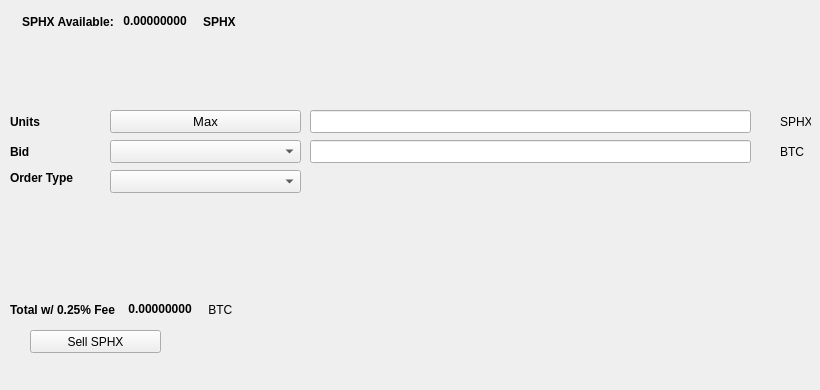
   <widget class="QWidget" name="SellTab">
    <attribute name="title">
     <string>Sell</string>
    </attribute>
    <widget class="QLabel" name="label_16">
     <property name="geometry">
      <rect>
       <x>780</x>
       <y>140</y>
       <width>31</width>
       <height>23</height>
      </rect>
     </property>
     <property name="text">
      <string>BTC</string>
     </property>
    </widget>
    <widget class="QComboBox" name="SellBidcomboBox">
     <property name="geometry">
      <rect>
       <x>110</x>
       <y>140</y>
       <width>191</width>
       <height>23</height>
      </rect>
     </property>
     <property name="font">
      <font>
       <pointsize>10</pointsize>
      </font>
     </property>
    </widget>
    <widget class="QLabel" name="label_18">
     <property name="geometry">
      <rect>
       <x>10</x>
       <y>110</y>
       <width>46</width>
       <height>23</height>
      </rect>
     </property>
     <property name="font">
      <font>
       <weight>75</weight>
       <bold>true</bold>
      </font>
     </property>
     <property name="text">
      <string>Units</string>
     </property>
    </widget>
    <widget class="QPushButton" name="Sell_Max_Amount">
     <property name="geometry">
      <rect>
       <x>110</x>
       <y>110</y>
       <width>191</width>
       <height>23</height>
      </rect>
     </property>
     <property name="font">
      <font>
       <pointsize>10</pointsize>
      </font>
     </property>
     <property name="text">
      <string>Max</string>
     </property>
    </widget>
    <widget class="QLabel" name="label_20">
     <property name="geometry">
      <rect>
       <x>10</x>
       <y>170</y>
       <width>91</width>
       <height>16</height>
      </rect>
     </property>
     <property name="font">
      <font>
       <weight>75</weight>
       <bold>true</bold>
      </font>
     </property>
     <property name="text">
      <string>Order Type</string>
     </property>
    </widget>
    <widget class="QComboBox" name="SellOrdertypeCombo">
     <property name="geometry">
      <rect>
       <x>110</x>
       <y>170</y>
       <width>191</width>
       <height>23</height>
      </rect>
     </property>
     <property name="font">
      <font>
       <pointsize>10</pointsize>
      </font>
     </property>
    </widget>
    <widget class="QLabel" name="label_21">
     <property name="geometry">
      <rect>
       <x>10</x>
       <y>140</y>
       <width>46</width>
       <height>23</height>
      </rect>
     </property>
     <property name="font">
      <font>
       <weight>75</weight>
       <bold>true</bold>
      </font>
     </property>
     <property name="text">
      <string>Bid</string>
     </property>
    </widget>
    <widget class="QLabel" name="label_22">
     <property name="geometry">
      <rect>
       <x>780</x>
       <y>110</y>
       <width>31</width>
       <height>23</height>
      </rect>
     </property>
     <property name="text">
      <string>SPHX</string>
     </property>
    </widget>
    <widget class="QLineEdit" name="UnitsInputSPHX">
     <property name="geometry">
      <rect>
       <x>310</x>
       <y>110</y>
       <width>441</width>
       <height>23</height>
      </rect>
     </property>
     <property name="font">
      <font>
       <pointsize>9</pointsize>
       <weight>75</weight>
       <bold>true</bold>
      </font>
     </property>
    </widget>
    <widget class="QLineEdit" name="SellBidPriceEdit">
     <property name="geometry">
      <rect>
       <x>310</x>
       <y>140</y>
       <width>441</width>
       <height>23</height>
      </rect>
     </property>
     <property name="font">
      <font>
       <pointsize>9</pointsize>
       <weight>75</weight>
       <bold>true</bold>
      </font>
     </property>
    </widget>
    <widget class="QPushButton" name="SellSPHXBTN">
     <property name="geometry">
      <rect>
       <x>30</x>
       <y>330</y>
       <width>131</width>
       <height>23</height>
      </rect>
     </property>
     <property name="text">
      <string>Sell SPHX</string>
     </property>
     <property name="icon">
      <iconset resource="../sphx">
       <normaloff>:/icons/sphx</normaloff>:/icons/sphx</iconset>
     </property>
    </widget>
    <widget class="QWidget" name="layoutWidget3">
     <property name="geometry">
      <rect>
       <x>22</x>
       <y>12</y>
       <width>258</width>
       <height>19</height>
      </rect>
     </property>
     <layout class="QHBoxLayout" name="horizontalLayout">
      <item>
       <widget class="QLabel" name="label232_2">
        <property name="font">
         <font>
          <weight>75</weight>
          <bold>true</bold>
         </font>
        </property>
        <property name="text">
         <string>SPHX Available:</string>
        </property>
       </widget>
      </item>
      <item>
       <widget class="QLabel" name="SPHXAvailableLabel">
        <property name="palette">
         <palette>
          <active>
           <colorrole role="WindowText">
            <brush brushstyle="SolidPattern">
             <color alpha="255">
              <red>0</red>
              <green>0</green>
              <blue>0</blue>
             </color>
            </brush>
           </colorrole>
           <colorrole role="Button">
            <brush brushstyle="SolidPattern">
             <color alpha="255">
              <red>0</red>
              <green>170</green>
              <blue>0</blue>
             </color>
            </brush>
           </colorrole>
           <colorrole role="Light">
            <brush brushstyle="SolidPattern">
             <color alpha="255">
              <red>0</red>
              <green>255</green>
              <blue>0</blue>
             </color>
            </brush>
           </colorrole>
           <colorrole role="Midlight">
            <brush brushstyle="SolidPattern">
             <color alpha="255">
              <red>0</red>
              <green>212</green>
              <blue>0</blue>
             </color>
            </brush>
           </colorrole>
           <colorrole role="Dark">
            <brush brushstyle="SolidPattern">
             <color alpha="255">
              <red>0</red>
              <green>85</green>
              <blue>0</blue>
             </color>
            </brush>
           </colorrole>
           <colorrole role="Mid">
            <brush brushstyle="SolidPattern">
             <color alpha="255">
              <red>0</red>
              <green>113</green>
              <blue>0</blue>
             </color>
            </brush>
           </colorrole>
           <colorrole role="Text">
            <brush brushstyle="SolidPattern">
             <color alpha="255">
              <red>0</red>
              <green>170</green>
              <blue>0</blue>
             </color>
            </brush>
           </colorrole>
           <colorrole role="BrightText">
            <brush brushstyle="SolidPattern">
             <color alpha="255">
              <red>255</red>
              <green>255</green>
              <blue>255</blue>
             </color>
            </brush>
           </colorrole>
           <colorrole role="ButtonText">
            <brush brushstyle="SolidPattern">
             <color alpha="255">
              <red>0</red>
              <green>0</green>
              <blue>0</blue>
             </color>
            </brush>
           </colorrole>
           <colorrole role="Base">
            <brush brushstyle="SolidPattern">
             <color alpha="255">
              <red>255</red>
              <green>255</green>
              <blue>255</blue>
             </color>
            </brush>
           </colorrole>
           <colorrole role="Window">
            <brush brushstyle="SolidPattern">
             <color alpha="255">
              <red>0</red>
              <green>170</green>
              <blue>0</blue>
             </color>
            </brush>
           </colorrole>
           <colorrole role="Shadow">
            <brush brushstyle="SolidPattern">
             <color alpha="255">
              <red>0</red>
              <green>0</green>
              <blue>0</blue>
             </color>
            </brush>
           </colorrole>
           <colorrole role="AlternateBase">
            <brush brushstyle="SolidPattern">
             <color alpha="255">
              <red>127</red>
              <green>212</green>
              <blue>127</blue>
             </color>
            </brush>
           </colorrole>
           <colorrole role="ToolTipBase">
            <brush brushstyle="SolidPattern">
             <color alpha="255">
              <red>255</red>
              <green>255</green>
              <blue>220</blue>
             </color>
            </brush>
           </colorrole>
           <colorrole role="ToolTipText">
            <brush brushstyle="SolidPattern">
             <color alpha="255">
              <red>0</red>
              <green>0</green>
              <blue>0</blue>
             </color>
            </brush>
           </colorrole>
          </active>
          <inactive>
           <colorrole role="WindowText">
            <brush brushstyle="SolidPattern">
             <color alpha="255">
              <red>0</red>
              <green>0</green>
              <blue>0</blue>
             </color>
            </brush>
           </colorrole>
           <colorrole role="Button">
            <brush brushstyle="SolidPattern">
             <color alpha="255">
              <red>0</red>
              <green>170</green>
              <blue>0</blue>
             </color>
            </brush>
           </colorrole>
           <colorrole role="Light">
            <brush brushstyle="SolidPattern">
             <color alpha="255">
              <red>0</red>
              <green>255</green>
              <blue>0</blue>
             </color>
            </brush>
           </colorrole>
           <colorrole role="Midlight">
            <brush brushstyle="SolidPattern">
             <color alpha="255">
              <red>0</red>
              <green>212</green>
              <blue>0</blue>
             </color>
            </brush>
           </colorrole>
           <colorrole role="Dark">
            <brush brushstyle="SolidPattern">
             <color alpha="255">
              <red>0</red>
              <green>85</green>
              <blue>0</blue>
             </color>
            </brush>
           </colorrole>
           <colorrole role="Mid">
            <brush brushstyle="SolidPattern">
             <color alpha="255">
              <red>0</red>
              <green>113</green>
              <blue>0</blue>
             </color>
            </brush>
           </colorrole>
           <colorrole role="Text">
            <brush brushstyle="SolidPattern">
             <color alpha="255">
              <red>0</red>
              <green>170</green>
              <blue>0</blue>
             </color>
            </brush>
           </colorrole>
           <colorrole role="BrightText">
            <brush brushstyle="SolidPattern">
             <color alpha="255">
              <red>255</red>
              <green>255</green>
              <blue>255</blue>
             </color>
            </brush>
           </colorrole>
           <colorrole role="ButtonText">
            <brush brushstyle="SolidPattern">
             <color alpha="255">
              <red>0</red>
              <green>0</green>
              <blue>0</blue>
             </color>
            </brush>
           </colorrole>
           <colorrole role="Base">
            <brush brushstyle="SolidPattern">
             <color alpha="255">
              <red>255</red>
              <green>255</green>
              <blue>255</blue>
             </color>
            </brush>
           </colorrole>
           <colorrole role="Window">
            <brush brushstyle="SolidPattern">
             <color alpha="255">
              <red>0</red>
              <green>170</green>
              <blue>0</blue>
             </color>
            </brush>
           </colorrole>
           <colorrole role="Shadow">
            <brush brushstyle="SolidPattern">
             <color alpha="255">
              <red>0</red>
              <green>0</green>
              <blue>0</blue>
             </color>
            </brush>
           </colorrole>
           <colorrole role="AlternateBase">
            <brush brushstyle="SolidPattern">
             <color alpha="255">
              <red>127</red>
              <green>212</green>
              <blue>127</blue>
             </color>
            </brush>
           </colorrole>
           <colorrole role="ToolTipBase">
            <brush brushstyle="SolidPattern">
             <color alpha="255">
              <red>255</red>
              <green>255</green>
              <blue>220</blue>
             </color>
            </brush>
           </colorrole>
           <colorrole role="ToolTipText">
            <brush brushstyle="SolidPattern">
             <color alpha="255">
              <red>0</red>
              <green>0</green>
              <blue>0</blue>
             </color>
            </brush>
           </colorrole>
          </inactive>
          <disabled>
           <colorrole role="WindowText">
            <brush brushstyle="SolidPattern">
             <color alpha="255">
              <red>0</red>
              <green>85</green>
              <blue>0</blue>
             </color>
            </brush>
           </colorrole>
           <colorrole role="Button">
            <brush brushstyle="SolidPattern">
             <color alpha="255">
              <red>0</red>
              <green>170</green>
              <blue>0</blue>
             </color>
            </brush>
           </colorrole>
           <colorrole role="Light">
            <brush brushstyle="SolidPattern">
             <color alpha="255">
              <red>0</red>
              <green>255</green>
              <blue>0</blue>
             </color>
            </brush>
           </colorrole>
           <colorrole role="Midlight">
            <brush brushstyle="SolidPattern">
             <color alpha="255">
              <red>0</red>
              <green>212</green>
              <blue>0</blue>
             </color>
            </brush>
           </colorrole>
           <colorrole role="Dark">
            <brush brushstyle="SolidPattern">
             <color alpha="255">
              <red>0</red>
              <green>85</green>
              <blue>0</blue>
             </color>
            </brush>
           </colorrole>
           <colorrole role="Mid">
            <brush brushstyle="SolidPattern">
             <color alpha="255">
              <red>0</red>
              <green>113</green>
              <blue>0</blue>
             </color>
            </brush>
           </colorrole>
           <colorrole role="Text">
            <brush brushstyle="SolidPattern">
             <color alpha="255">
              <red>0</red>
              <green>85</green>
              <blue>0</blue>
             </color>
            </brush>
           </colorrole>
           <colorrole role="BrightText">
            <brush brushstyle="SolidPattern">
             <color alpha="255">
              <red>255</red>
              <green>255</green>
              <blue>255</blue>
             </color>
            </brush>
           </colorrole>
           <colorrole role="ButtonText">
            <brush brushstyle="SolidPattern">
             <color alpha="255">
              <red>0</red>
              <green>85</green>
              <blue>0</blue>
             </color>
            </brush>
           </colorrole>
           <colorrole role="Base">
            <brush brushstyle="SolidPattern">
             <color alpha="255">
              <red>0</red>
              <green>170</green>
              <blue>0</blue>
             </color>
            </brush>
           </colorrole>
           <colorrole role="Window">
            <brush brushstyle="SolidPattern">
             <color alpha="255">
              <red>0</red>
              <green>170</green>
              <blue>0</blue>
             </color>
            </brush>
           </colorrole>
           <colorrole role="Shadow">
            <brush brushstyle="SolidPattern">
             <color alpha="255">
              <red>0</red>
              <green>0</green>
              <blue>0</blue>
             </color>
            </brush>
           </colorrole>
           <colorrole role="AlternateBase">
            <brush brushstyle="SolidPattern">
             <color alpha="255">
              <red>0</red>
              <green>170</green>
              <blue>0</blue>
             </color>
            </brush>
           </colorrole>
           <colorrole role="ToolTipBase">
            <brush brushstyle="SolidPattern">
             <color alpha="255">
              <red>255</red>
              <green>255</green>
              <blue>220</blue>
             </color>
            </brush>
           </colorrole>
           <colorrole role="ToolTipText">
            <brush brushstyle="SolidPattern">
             <color alpha="255">
              <red>0</red>
              <green>0</green>
              <blue>0</blue>
             </color>
            </brush>
           </colorrole>
          </disabled>
         </palette>
        </property>
        <property name="font">
         <font>
          <weight>75</weight>
          <bold>true</bold>
         </font>
        </property>
        <property name="text">
         <string> 0.00000000 </string>
        </property>
        <property name="textInteractionFlags">
         <set>Qt::LinksAccessibleByMouse|Qt::TextSelectableByKeyboard|Qt::TextSelectableByMouse</set>
        </property>
       </widget>
      </item>
      <item>
       <widget class="QLabel" name="labelSPHX">
        <property name="font">
         <font>
          <weight>75</weight>
          <bold>true</bold>
         </font>
        </property>
        <property name="text">
         <string>SPHX</string>
        </property>
       </widget>
      </item>
     </layout>
    </widget>
    <widget class="QWidget" name="layoutWidget">
     <property name="geometry">
      <rect>
       <x>10</x>
       <y>300</y>
       <width>268</width>
       <height>19</height>
      </rect>
     </property>
     <layout class="QHBoxLayout" name="horizontalLayout_2">
      <item>
       <widget class="QLabel" name="label_19">
        <property name="font">
         <font>
          <weight>75</weight>
          <bold>true</bold>
         </font>
        </property>
        <property name="text">
         <string>Total w/ 0.25% Fee </string>
        </property>
       </widget>
      </item>
      <item>
       <widget class="QLabel" name="SellCostLabel">
        <property name="palette">
         <palette>
          <active>
           <colorrole role="WindowText">
            <brush brushstyle="SolidPattern">
             <color alpha="255">
              <red>0</red>
              <green>0</green>
              <blue>0</blue>
             </color>
            </brush>
           </colorrole>
           <colorrole role="Button">
            <brush brushstyle="SolidPattern">
             <color alpha="255">
              <red>0</red>
              <green>170</green>
              <blue>0</blue>
             </color>
            </brush>
           </colorrole>
           <colorrole role="Light">
            <brush brushstyle="SolidPattern">
             <color alpha="255">
              <red>0</red>
              <green>255</green>
              <blue>0</blue>
             </color>
            </brush>
           </colorrole>
           <colorrole role="Midlight">
            <brush brushstyle="SolidPattern">
             <color alpha="255">
              <red>0</red>
              <green>212</green>
              <blue>0</blue>
             </color>
            </brush>
           </colorrole>
           <colorrole role="Dark">
            <brush brushstyle="SolidPattern">
             <color alpha="255">
              <red>0</red>
              <green>85</green>
              <blue>0</blue>
             </color>
            </brush>
           </colorrole>
           <colorrole role="Mid">
            <brush brushstyle="SolidPattern">
             <color alpha="255">
              <red>0</red>
              <green>113</green>
              <blue>0</blue>
             </color>
            </brush>
           </colorrole>
           <colorrole role="Text">
            <brush brushstyle="SolidPattern">
             <color alpha="255">
              <red>0</red>
              <green>170</green>
              <blue>0</blue>
             </color>
            </brush>
           </colorrole>
           <colorrole role="BrightText">
            <brush brushstyle="SolidPattern">
             <color alpha="255">
              <red>255</red>
              <green>255</green>
              <blue>255</blue>
             </color>
            </brush>
           </colorrole>
           <colorrole role="ButtonText">
            <brush brushstyle="SolidPattern">
             <color alpha="255">
              <red>0</red>
              <green>0</green>
              <blue>0</blue>
             </color>
            </brush>
           </colorrole>
           <colorrole role="Base">
            <brush brushstyle="SolidPattern">
             <color alpha="255">
              <red>255</red>
              <green>255</green>
              <blue>255</blue>
             </color>
            </brush>
           </colorrole>
           <colorrole role="Window">
            <brush brushstyle="SolidPattern">
             <color alpha="255">
              <red>0</red>
              <green>170</green>
              <blue>0</blue>
             </color>
            </brush>
           </colorrole>
           <colorrole role="Shadow">
            <brush brushstyle="SolidPattern">
             <color alpha="255">
              <red>0</red>
              <green>0</green>
              <blue>0</blue>
             </color>
            </brush>
           </colorrole>
           <colorrole role="AlternateBase">
            <brush brushstyle="SolidPattern">
             <color alpha="255">
              <red>127</red>
              <green>212</green>
              <blue>127</blue>
             </color>
            </brush>
           </colorrole>
           <colorrole role="ToolTipBase">
            <brush brushstyle="SolidPattern">
             <color alpha="255">
              <red>255</red>
              <green>255</green>
              <blue>220</blue>
             </color>
            </brush>
           </colorrole>
           <colorrole role="ToolTipText">
            <brush brushstyle="SolidPattern">
             <color alpha="255">
              <red>0</red>
              <green>0</green>
              <blue>0</blue>
             </color>
            </brush>
           </colorrole>
          </active>
          <inactive>
           <colorrole role="WindowText">
            <brush brushstyle="SolidPattern">
             <color alpha="255">
              <red>0</red>
              <green>0</green>
              <blue>0</blue>
             </color>
            </brush>
           </colorrole>
           <colorrole role="Button">
            <brush brushstyle="SolidPattern">
             <color alpha="255">
              <red>0</red>
              <green>170</green>
              <blue>0</blue>
             </color>
            </brush>
           </colorrole>
           <colorrole role="Light">
            <brush brushstyle="SolidPattern">
             <color alpha="255">
              <red>0</red>
              <green>255</green>
              <blue>0</blue>
             </color>
            </brush>
           </colorrole>
           <colorrole role="Midlight">
            <brush brushstyle="SolidPattern">
             <color alpha="255">
              <red>0</red>
              <green>212</green>
              <blue>0</blue>
             </color>
            </brush>
           </colorrole>
           <colorrole role="Dark">
            <brush brushstyle="SolidPattern">
             <color alpha="255">
              <red>0</red>
              <green>85</green>
              <blue>0</blue>
             </color>
            </brush>
           </colorrole>
           <colorrole role="Mid">
            <brush brushstyle="SolidPattern">
             <color alpha="255">
              <red>0</red>
              <green>113</green>
              <blue>0</blue>
             </color>
            </brush>
           </colorrole>
           <colorrole role="Text">
            <brush brushstyle="SolidPattern">
             <color alpha="255">
              <red>0</red>
              <green>170</green>
              <blue>0</blue>
             </color>
            </brush>
           </colorrole>
           <colorrole role="BrightText">
            <brush brushstyle="SolidPattern">
             <color alpha="255">
              <red>255</red>
              <green>255</green>
              <blue>255</blue>
             </color>
            </brush>
           </colorrole>
           <colorrole role="ButtonText">
            <brush brushstyle="SolidPattern">
             <color alpha="255">
              <red>0</red>
              <green>0</green>
              <blue>0</blue>
             </color>
            </brush>
           </colorrole>
           <colorrole role="Base">
            <brush brushstyle="SolidPattern">
             <color alpha="255">
              <red>255</red>
              <green>255</green>
              <blue>255</blue>
             </color>
            </brush>
           </colorrole>
           <colorrole role="Window">
            <brush brushstyle="SolidPattern">
             <color alpha="255">
              <red>0</red>
              <green>170</green>
              <blue>0</blue>
             </color>
            </brush>
           </colorrole>
           <colorrole role="Shadow">
            <brush brushstyle="SolidPattern">
             <color alpha="255">
              <red>0</red>
              <green>0</green>
              <blue>0</blue>
             </color>
            </brush>
           </colorrole>
           <colorrole role="AlternateBase">
            <brush brushstyle="SolidPattern">
             <color alpha="255">
              <red>127</red>
              <green>212</green>
              <blue>127</blue>
             </color>
            </brush>
           </colorrole>
           <colorrole role="ToolTipBase">
            <brush brushstyle="SolidPattern">
             <color alpha="255">
              <red>255</red>
              <green>255</green>
              <blue>220</blue>
             </color>
            </brush>
           </colorrole>
           <colorrole role="ToolTipText">
            <brush brushstyle="SolidPattern">
             <color alpha="255">
              <red>0</red>
              <green>0</green>
              <blue>0</blue>
             </color>
            </brush>
           </colorrole>
          </inactive>
          <disabled>
           <colorrole role="WindowText">
            <brush brushstyle="SolidPattern">
             <color alpha="255">
              <red>0</red>
              <green>85</green>
              <blue>0</blue>
             </color>
            </brush>
           </colorrole>
           <colorrole role="Button">
            <brush brushstyle="SolidPattern">
             <color alpha="255">
              <red>0</red>
              <green>170</green>
              <blue>0</blue>
             </color>
            </brush>
           </colorrole>
           <colorrole role="Light">
            <brush brushstyle="SolidPattern">
             <color alpha="255">
              <red>0</red>
              <green>255</green>
              <blue>0</blue>
             </color>
            </brush>
           </colorrole>
           <colorrole role="Midlight">
            <brush brushstyle="SolidPattern">
             <color alpha="255">
              <red>0</red>
              <green>212</green>
              <blue>0</blue>
             </color>
            </brush>
           </colorrole>
           <colorrole role="Dark">
            <brush brushstyle="SolidPattern">
             <color alpha="255">
              <red>0</red>
              <green>85</green>
              <blue>0</blue>
             </color>
            </brush>
           </colorrole>
           <colorrole role="Mid">
            <brush brushstyle="SolidPattern">
             <color alpha="255">
              <red>0</red>
              <green>113</green>
              <blue>0</blue>
             </color>
            </brush>
           </colorrole>
           <colorrole role="Text">
            <brush brushstyle="SolidPattern">
             <color alpha="255">
              <red>0</red>
              <green>85</green>
              <blue>0</blue>
             </color>
            </brush>
           </colorrole>
           <colorrole role="BrightText">
            <brush brushstyle="SolidPattern">
             <color alpha="255">
              <red>255</red>
              <green>255</green>
              <blue>255</blue>
             </color>
            </brush>
           </colorrole>
           <colorrole role="ButtonText">
            <brush brushstyle="SolidPattern">
             <color alpha="255">
              <red>0</red>
              <green>85</green>
              <blue>0</blue>
             </color>
            </brush>
           </colorrole>
           <colorrole role="Base">
            <brush brushstyle="SolidPattern">
             <color alpha="255">
              <red>0</red>
              <green>170</green>
              <blue>0</blue>
             </color>
            </brush>
           </colorrole>
           <colorrole role="Window">
            <brush brushstyle="SolidPattern">
             <color alpha="255">
              <red>0</red>
              <green>170</green>
              <blue>0</blue>
             </color>
            </brush>
           </colorrole>
           <colorrole role="Shadow">
            <brush brushstyle="SolidPattern">
             <color alpha="255">
              <red>0</red>
              <green>0</green>
              <blue>0</blue>
             </color>
            </brush>
           </colorrole>
           <colorrole role="AlternateBase">
            <brush brushstyle="SolidPattern">
             <color alpha="255">
              <red>0</red>
              <green>170</green>
              <blue>0</blue>
             </color>
            </brush>
           </colorrole>
           <colorrole role="ToolTipBase">
            <brush brushstyle="SolidPattern">
             <color alpha="255">
              <red>255</red>
              <green>255</green>
              <blue>220</blue>
             </color>
            </brush>
           </colorrole>
           <colorrole role="ToolTipText">
            <brush brushstyle="SolidPattern">
             <color alpha="255">
              <red>0</red>
              <green>0</green>
              <blue>0</blue>
             </color>
            </brush>
           </colorrole>
          </disabled>
         </palette>
        </property>
        <property name="font">
         <font>
          <weight>75</weight>
          <bold>true</bold>
         </font>
        </property>
        <property name="autoFillBackground">
         <bool>false</bool>
        </property>
        <property name="text">
         <string> 0.00000000</string>
        </property>
        <property name="textInteractionFlags">
         <set>Qt::LinksAccessibleByMouse|Qt::TextSelectableByMouse</set>
        </property>
       </widget>
      </item>
      <item>
       <widget class="QLabel" name="label_17">
        <property name="font">
         <font>
          <weight>50</weight>
          <bold>false</bold>
         </font>
        </property>
        <property name="text">
         <string> BTC</string>
        </property>
       </widget>
      </item>
     </layout>
    </widget>
    <widget class="QLabel" name="label_23">
     <property name="geometry">
      <rect>
       <x>460</x>
       <y>300</y>
       <width>281</width>
       <height>81</height>
      </rect>
     </property>
     <property name="text">
      <string/>
     </property>
     <property name="pixmap">
      <pixmap>:/images/bittrex</pixmap>
     </property>
    </widget>
   </widget>
